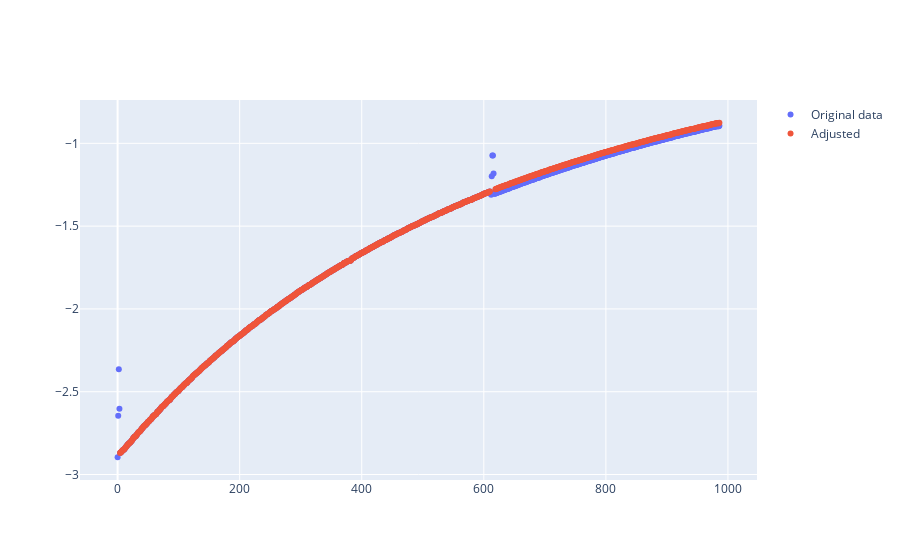

The cell this chart's notebook holds for it:
### Code cell
import plotly.graph_objects as go
df = first_injection
df['time'] = df.index.astype(np.int64)
df['time'] = (df['time']-df['time'].values[0])*1e-9
before = df[df['time'].between(4,610)]
after = df[df['time']>618]
scale = 0.98
after["N:IWCMI_recalibrated_to_IWCMI_absolute"] =\
    scale*after["N:IWCMI_recalibrated_to_IWCMI_absolute"]
df_adj = before.append(after)
import plotly.graph_objects as go
fig = go.Figure()
# Add traces
fig.add_trace(go.Scatter(x=df['time'],
                         y=df["N:IWCMI_recalibrated_to_IWCMI_absolute"],
                    mode='markers',
                    name='Original data'))
fig.add_trace(go.Scatter(x=df_adj['time'],
                         y=df_adj["N:IWCMI_recalibrated_to_IWCMI_absolute"],
                    mode='markers',
                    name='Adjusted'))

fig.show()


dI = 0.1
df_adj['I/dI'] = ((df_adj['N:IWCMI_recalibrated_to_IWCMI_absolute']/dI).values).astype(int)
df_adj = df_adj.groupby('I/dI').mean()
ts = df_adj['time'].values
Is = -df_adj['N:IWCMI_recalibrated_to_IWCMI_absolute'].values
Is_lt = (Is[:-1]+Is[1:])/2
ts_lt = (ts[1:]+ts[:-1])/2
dts_lt = (ts[:-1]-ts[1:])
dIs = -(Is[:-1]-Is[1:])
lts = Is_lt/(dIs/dts_lt)
fig, ax = plt.subplots()
ax.plot(ts, Is,'.-',markersize=7, color='tab:red')
ax.set_ylim(0, 1.1*max(Is))
ax.set_ylabel("Beam current (mA)")
ax.set_xlabel("Time (Sec)")
ax1 = ax.twinx()
ax1.plot(ts_lt, lts,'.-',markersize=7, color='blue')
ax1.set_ylim(0, 1.1*max(lts))
ax1.set_ylabel("Beam life time (Sec)")
plt.show()
lt_df = pd.DataFrame({"I (mA)": Is_lt, "Beam life time (Sec)": lts})

### Figure 1 — Plotly figure (JSON) as saved in the notebook; plotly's stock layout.template omitted (floating-point values rounded to 4 significant figures; data arrays with more than 128 entries replaced by an {"elided": "..."} marker saying what was removed)
{"data": [{"mode": "markers", "name": "Original data", "type": "scatter", "x": {"elided": "987 float values"}, "y": {"elided": "987 float values"}}, {"mode": "markers", "name": "Adjusted", "type": "scatter", "x": {"elided": "975 float values"}, "y": {"elided": "975 float values"}}], "layout": {}}
